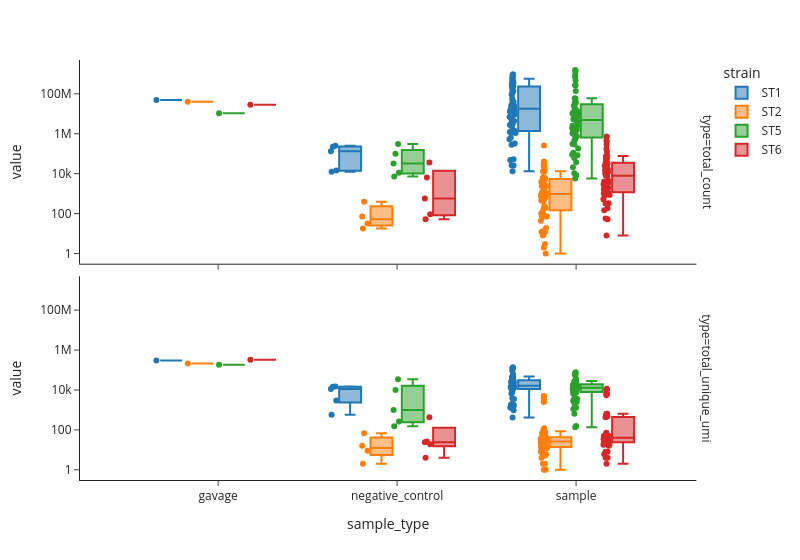

Notebook source saved alongside this figure:
### Code cell
df_gavage_strains = df_gavage_stack.groupby(['sample_type', 'sample', 'strain']).agg(**agg_dict)

df_gavage_strains = df_gavage_strains.reset_index()
df_gavage_strains = df_gavage_strains.set_index(['sample_type', 'sample','strain']).stack()
df_gavage_strains = df_gavage_strains.reset_index()
display(df_gavage_strains)
df_gavage_strains = df_gavage_strains.rename(columns = {'level_3':'type', 0:'value'})
df_gavage_strains 
df_plot = df_gavage_strains.loc[df_gavage_strains['value'] == 'total_unique_umi'].copy()

fig = px.box(df_gavage_strains,
             x = 'sample_type',
             y = 'value',
             color = 'strain',
             facet_row='type',
             hover_data = ['sample'],
             template = 'simple_white',
             points = 'all',
             log_y = True,
             width = 800
             )
#for i, facet in fig.facets

fig.show()
fig.write_image('P4C1T8-c1gavage_unique_umis.png', scale = 1)

### Figure 1 — Plotly figure (JSON) as saved in the notebook; plotly's stock layout.template omitted (floating-point values rounded to 4 significant figures)
{"data": [{"alignmentgroup": "True", "boxpoints": "all", "customdata": [["s1_gavage-DNA"], ["NTC_H3_NTC"], ["WATER_B3_WATER"], ["WATER_C6_WATER"], ["WATER_D2_WATER"], ["WATER_F9_WATER"], ["s100_SI-DNA"], ["s101_SI-DNA"], ["s102_SI-DNA"], ["s103_SI-DNA"], ["s104_SI-DNA"], ["s105_SI-DNA"], ["s106_SI-DNA"], ["s109_Cecum-DNA"], ["s110_Cecum-DNA"], ["s111_Cecum-DNA"], ["s112_Cecum-DNA"], ["s113_Cecum-DNA"], ["s114_Cecum-DNA"], ["s115_Cecum-DNA"], ["s116_Cecum-DNA"], ["s119_Pr.-Colon-DNA"], ["s120_Pr.-Colon-DNA"], ["s121_Pr.-Colon-DNA"], ["s122_Pr.-Colon-DNA"], ["s123_Pr.-Colon-DNA"], ["s124_Pr.-Colon-DNA"], ["s125_Pr.-Colon-DNA"], ["s126_Pr.-Colon-DNA"], ["s19_stool-DNA"], ["s20_stool-DNA"], ["s21_stool-DNA"], ["s22_stool-DNA"], ["s23_stool-DNA"], ["s24_stool-DNA"], ["s25_stool-DNA"], ["s26_stool-DNA"], ["s29_stool-DNA"], ["s30_stool-DNA"], ["s31_stool-DNA"], ["s32_stool-DNA"], ["s33_stool-DNA"], ["s34_stool-DNA"], ["s35_stool-DNA"], ["s36_stool-DNA"], ["s39_stool-DNA"], ["s40_stool-DNA"], ["s41_stool-DNA"], ["s42_stool-DNA"], ["s43_stool-DNA"], ["s44_stool-DNA"], ["s45_stool-DNA"], ["s46_stool-DNA"], ["s49_stool-DNA"], ["s50_stool-DNA"], ["s51_stool-DNA"], ["s52_stool-DNA"], ["s53_stool-DNA"], ["s54_stool-DNA"], ["s55_stool-DNA"], ["s56_stool-DNA"], ["s99_SI-DNA"]], "hovertemplate": "strain=ST1<br>type=total_count<br>sample_type=%{x}<br>value=%{y}<br>sample=%{customdata[0]}<extra></extra>", "legendgroup": "ST1", "marker": {"color": "#1F77B4"}, "name": "ST1", "notched": false, "offsetgroup": "ST1", "orientation": "v", "showlegend": true, "type": "box", "x": ["gavage", "negative_control", "negative_control", "negative_control", "negative_control", "negative_control", "sample", "sample", "sample", "sample", "sample", "sample", "sample", "sample", "sample", "sample", "sample", "sample", "sample", "sample", "sample", "sample", "sample", "sample", "sample", "sample", "sample", "sample", "sample", "sample", "sample", "sample", "sample", "sample", "sample", "sample", "sample", "sample", "sample", "sample", "sample", "sample", "sample", "sample", "sample", "sample", "sample", "sample", "sample", "sample", "sample", "sample", "sample", "sample", "sample", "sample", "sample", "sample", "sample", "sample", "sample", "sample"], "x0": " ", "xaxis": "x2", "y": [48590000.0, 220600.0, 14440.0, 134200.0, 250500.0, 12650.0, 523400.0, 1221000.0, 26620.0, 4843000.0, 322300.0, 27030000.0, 1286000.0, 629400000.0, 142900000.0, 369600000.0, 48390.0, 282100000.0, 8986000.0, 41310000.0, 253100000.0, 23200000.0, 3105000.0, 21450000.0, 1083000.0, 4345000.0, 57940000.0, 13330000.0, 854300000.0, 362300000.0, 285300.0, 2785000.0, 1114000.0, 52420.0, 13170.0, 2390000.0, 25940.0, 255400000.0, 18930000.0, 105500000.0, 7147000.0, 241000000.0, 1259000.0, 419000000.0, 628300.0, 946200000.0, 40220000.0, 13800000.0, 6333000.0, 282100000.0, 1460000.0, 697700000.0, 388600000.0, 220100000.0, 155900000.0, 27160000.0, 1533000.0, 566800000.0, 4063000.0, 17550000.0, 91930000.0, 18240000.0], "y0": " ", "yaxis": "y2"}, {"alignmentgroup": "True", "boxpoints": "all", "customdata": [["s1_gavage-DNA"], ["NTC_H3_NTC"], ["WATER_B3_WATER"], ["WATER_C6_WATER"], ["WATER_D2_WATER"], ["WATER_F9_WATER"], ["s100_SI-DNA"], ["s101_SI-DNA"], ["s102_SI-DNA"], ["s103_SI-DNA"], ["s104_SI-DNA"], ["s105_SI-DNA"], ["s106_SI-DNA"], ["s109_Cecum-DNA"], ["s110_Cecum-DNA"], ["s111_Cecum-DNA"], ["s112_Cecum-DNA"], ["s113_Cecum-DNA"], ["s114_Cecum-DNA"], ["s115_Cecum-DNA"], ["s116_Cecum-DNA"], ["s119_Pr.-Colon-DNA"], ["s120_Pr.-Colon-DNA"], ["s121_Pr.-Colon-DNA"], ["s122_Pr.-Colon-DNA"], ["s123_Pr.-Colon-DNA"], ["s124_Pr.-Colon-DNA"], ["s125_Pr.-Colon-DNA"], ["s126_Pr.-Colon-DNA"], ["s19_stool-DNA"], ["s20_stool-DNA"], ["s21_stool-DNA"], ["s22_stool-DNA"], ["s23_stool-DNA"], ["s24_stool-DNA"], ["s25_stool-DNA"], ["s26_stool-DNA"], ["s29_stool-DNA"], ["s30_stool-DNA"], ["s31_stool-DNA"], ["s32_stool-DNA"], ["s33_stool-DNA"], ["s34_stool-DNA"], ["s35_stool-DNA"], ["s36_stool-DNA"], ["s39_stool-DNA"], ["s40_stool-DNA"], ["s41_stool-DNA"], ["s42_stool-DNA"], ["s43_stool-DNA"], ["s44_stool-DNA"], ["s45_stool-DNA"], ["s46_stool-DNA"], ["s49_stool-DNA"], ["s50_stool-DNA"], ["s51_stool-DNA"], ["s52_stool-DNA"], ["s53_stool-DNA"], ["s54_stool-DNA"], ["s55_stool-DNA"], ["s56_stool-DNA"], ["s99_SI-DNA"]], "hovertemplate": "strain=ST1<br>type=total_unique_umi<br>sample_type=%{x}<br>value=%{y}<br>sample=%{customdata[0]}<extra></extra>", "legendgroup": "ST1", "marker": {"color": "#1F77B4"}, "name": "ST1", "notched": false, "offsetgroup": "ST1", "orientation": "v", "showlegend": false, "type": "box", "x": ["gavage", "negative_control", "negative_control", "negative_control", "negative_control", "negative_control", "sample", "sample", "sample", "sample", "sample", "sample", "sample", "sample", "sample", "sample", "sample", "sample", "sample", "sample", "sample", "sample", "sample", "sample", "sample", "sample", "sample", "sample", "sample", "sample", "sample", "sample", "sample", "sample", "sample", "sample", "sample", "sample", "sample", "sample", "sample", "sample", "sample", "sample", "sample", "sample", "sample", "sample", "sample", "sample", "sample", "sample", "sample", "sample", "sample", "sample", "sample", "sample", "sample", "sample", "sample", "sample"], "x0": " ", "xaxis": "x", "y": [298100.0, 11300.0, 2971.0, 14540.0, 15140.0, 575.0, 3869.0, 12130.0, 1522.0, 1960.0, 1235.0, 1805.0, 1742.0, 135800.0, 31680.0, 47410.0, 12140.0, 12820.0, 14030.0, 10490.0, 22660.0, 61020.0, 16910.0, 38820.0, 19270.0, 3515.0, 7754.0, 6643.0, 12240.0, 92460.0, 15560.0, 31530.0, 30200.0, 1364.0, 976.0, 13760.0, 420.0, 126900.0, 17590.0, 45200.0, 14530.0, 17180.0, 12520.0, 26370.0, 1310.0, 117500.0, 24950.0, 44310.0, 29230.0, 14170.0, 11690.0, 24140.0, 25930.0, 126800.0, 42750.0, 43700.0, 13040.0, 15860.0, 11680.0, 24260.0, 26130.0, 28550.0], "y0": " ", "yaxis": "y"}, {"alignmentgroup": "True", "boxpoints": "all", "customdata": [["s1_gavage-DNA"], ["NTC_H3_NTC"], ["WATER_B3_WATER"], ["WATER_C6_WATER"], ["WATER_D2_WATER"], ["s100_SI-DNA"], ["s101_SI-DNA"], ["s102_SI-DNA"], ["s103_SI-DNA"], ["s104_SI-DNA"], ["s105_SI-DNA"], ["s106_SI-DNA"], ["s109_Cecum-DNA"], ["s110_Cecum-DNA"], ["s111_Cecum-DNA"], ["s112_Cecum-DNA"], ["s113_Cecum-DNA"], ["s114_Cecum-DNA"], ["s115_Cecum-DNA"], ["s116_Cecum-DNA"], ["s119_Pr.-Colon-DNA"], ["s120_Pr.-Colon-DNA"], ["s121_Pr.-Colon-DNA"], ["s122_Pr.-Colon-DNA"], ["s123_Pr.-Colon-DNA"], ["s124_Pr.-Colon-DNA"], ["s125_Pr.-Colon-DNA"], ["s126_Pr.-Colon-DNA"], ["s19_stool-DNA"], ["s20_stool-DNA"], ["s21_stool-DNA"], ["s22_stool-DNA"], ["s23_stool-DNA"], ["s24_stool-DNA"], ["s25_stool-DNA"], ["s26_stool-DNA"], ["s29_stool-DNA"], ["s30_stool-DNA"], ["s31_stool-DNA"], ["s32_stool-DNA"], ["s33_stool-DNA"], ["s34_stool-DNA"], ["s35_stool-DNA"], ["s39_stool-DNA"], ["s40_stool-DNA"], ["s41_stool-DNA"], ["s42_stool-DNA"], ["s43_stool-DNA"], ["s44_stool-DNA"], ["s45_stool-DNA"], ["s46_stool-DNA"], ["s49_stool-DNA"], ["s50_stool-DNA"], ["s51_stool-DNA"], ["s52_stool-DNA"], ["s53_stool-DNA"], ["s54_stool-DNA"], ["s55_stool-DNA"], ["s56_stool-DNA"], ["s99_SI-DNA"]], "hovertemplate": "strain=ST2<br>type=total_count<br>sample_type=%{x}<br>value=%{y}<br>sample=%{customdata[0]}<extra></extra>", "legendgroup": "ST2", "marker": {"color": "#FF7F0E"}, "name": "ST2", "notched": false, "offsetgroup": "ST2", "orientation": "v", "showlegend": true, "type": "box", "x": ["gavage", "negative_control", "negative_control", "negative_control", "negative_control", "sample", "sample", "sample", "sample", "sample", "sample", "sample", "sample", "sample", "sample", "sample", "sample", "sample", "sample", "sample", "sample", "sample", "sample", "sample", "sample", "sample", "sample", "sample", "sample", "sample", "sample", "sample", "sample", "sample", "sample", "sample", "sample", "sample", "sample", "sample", "sample", "sample", "sample", "sample", "sample", "sample", "sample", "sample", "sample", "sample", "sample", "sample", "sample", "sample", "sample", "sample", "sample", "sample", "sample", "sample"], "x0": " ", "xaxis": "x2", "y": [40710000.0, 32.0, 389.0, 72.0, 18.0, 12.0, 135.0, 2.0, 730.0, 902.0, 196.0, 88.0, 24010.0, 12660.0, 5417.0, 1.0, 486.0, 1639.0, 12.0, 766.0, 15430.0, 63.0, 595.0, 459.0, 8.0, 646.0, 13.0, 2550.0, 254800.0, 21540.0, 3943.0, 40730.0, 433.0, 3.0, 28040.0, 793.0, 4820.0, 952.0, 5427.0, 2387.0, 641.0, 19.0, 6719.0, 30890.0, 2349.0, 1180.0, 13100.0, 5986.0, 102.0, 6142.0, 3875.0, 13270.0, 3331.0, 1155.0, 240.0, 1078.0, 71.0, 44.0, 186.0, 1056.0], "y0": " ", "yaxis": "y2"}, {"alignmentgroup": "True", "boxpoints": "all", "customdata": [["s1_gavage-DNA"], ["NTC_H3_NTC"], ["WATER_B3_WATER"], ["WATER_C6_WATER"], ["WATER_D2_WATER"], ["s100_SI-DNA"], ["s101_SI-DNA"], ["s102_SI-DNA"], ["s103_SI-DNA"], ["s104_SI-DNA"], ["s105_SI-DNA"], ["s106_SI-DNA"], ["s109_Cecum-DNA"], ["s110_Cecum-DNA"], ["s111_Cecum-DNA"], ["s112_Cecum-DNA"], ["s113_Cecum-DNA"], ["s114_Cecum-DNA"], ["s115_Cecum-DNA"], ["s116_Cecum-DNA"], ["s119_Pr.-Colon-DNA"], ["s120_Pr.-Colon-DNA"], ["s121_Pr.-Colon-DNA"], ["s122_Pr.-Colon-DNA"], ["s123_Pr.-Colon-DNA"], ["s124_Pr.-Colon-DNA"], ["s125_Pr.-Colon-DNA"], ["s126_Pr.-Colon-DNA"], ["s19_stool-DNA"], ["s20_stool-DNA"], ["s21_stool-DNA"], ["s22_stool-DNA"], ["s23_stool-DNA"], ["s24_stool-DNA"], ["s25_stool-DNA"], ["s26_stool-DNA"], ["s29_stool-DNA"], ["s30_stool-DNA"], ["s31_stool-DNA"], ["s32_stool-DNA"], ["s33_stool-DNA"], ["s34_stool-DNA"], ["s35_stool-DNA"], ["s39_stool-DNA"], ["s40_stool-DNA"], ["s41_stool-DNA"], ["s42_stool-DNA"], ["s43_stool-DNA"], ["s44_stool-DNA"], ["s45_stool-DNA"], ["s46_stool-DNA"], ["s49_stool-DNA"], ["s50_stool-DNA"], ["s51_stool-DNA"], ["s52_stool-DNA"], ["s53_stool-DNA"], ["s54_stool-DNA"], ["s55_stool-DNA"], ["s56_stool-DNA"], ["s99_SI-DNA"]], "hovertemplate": "strain=ST2<br>type=total_unique_umi<br>sample_type=%{x}<br>value=%{y}<br>sample=%{customdata[0]}<extra></extra>", "legendgroup": "ST2", "marker": {"color": "#FF7F0E"}, "name": "ST2", "notched": false, "offsetgroup": "ST2", "orientation": "v", "showlegend": false, "type": "box", "x": ["gavage", "negative_control", "negative_control", "negative_control", "negative_control", "sample", "sample", "sample", "sample", "sample", "sample", "sample", "sample", "sample", "sample", "sample", "sample", "sample", "sample", "sample", "sample", "sample", "sample", "sample", "sample", "sample", "sample", "sample", "sample", "sample", "sample", "sample", "sample", "sample", "sample", "sample", "sample", "sample", "sample", "sample", "sample", "sample", "sample", "sample", "sample", "sample", "sample", "sample", "sample", "sample", "sample", "sample", "sample", "sample", "sample", "sample", "sample", "sample", "sample", "sample"], "x0": " ", "xaxis": "x", "y": [214500.0, 16.0, 2.0, 67.0, 9.0, 8.0, 12.0, 2.0, 12.0, 1.0, 14.0, 15.0, 34.0, 14.0, 33.0, 1.0, 16.0, 29.0, 4.0, 33.0, 18.0, 15.0, 26.0, 32.0, 5.0, 16.0, 8.0, 41.0, 4912.0, 2746.0, 3866.0, 4935.0, 6.0, 2.0, 2467.0, 6.0, 37.0, 17.0, 30.0, 24.0, 27.0, 17.0, 44.0, 116.0, 74.0, 85.0, 96.0, 79.0, 64.0, 116.0, 112.0, 27.0, 26.0, 38.0, 14.0, 26.0, 16.0, 33.0, 24.0, 13.0], "y0": " ", "yaxis": "y"}, {"alignmentgroup": "True", "boxpoints": "all", "customdata": [["s2_gavage-DNA"], ["NTC_H3_NTC"], ["WATER_B3_WATER"], ["WATER_C6_WATER"], ["WATER_D2_WATER"], ["WATER_F9_WATER"], ["s100_SI-DNA"], ["s101_SI-DNA"], ["s102_SI-DNA"], ["s103_SI-DNA"], ["s104_SI-DNA"], ["s105_SI-DNA"], ["s106_SI-DNA"], ["s109_Cecum-DNA"], ["s110_Cecum-DNA"], ["s111_Cecum-DNA"], ["s112_Cecum-DNA"], ["s113_Cecum-DNA"], ["s114_Cecum-DNA"], ["s115_Cecum-DNA"], ["s116_Cecum-DNA"], ["s119_Pr.-Colon-DNA"], ["s120_Pr.-Colon-DNA"], ["s121_Pr.-Colon-DNA"], ["s122_Pr.-Colon-DNA"], ["s123_Pr.-Colon-DNA"], ["s124_Pr.-Colon-DNA"], ["s125_Pr.-Colon-DNA"], ["s126_Pr.-Colon-DNA"], ["s19_stool-DNA"], ["s20_stool-DNA"], ["s21_stool-DNA"], ["s22_stool-DNA"], ["s23_stool-DNA"], ["s24_stool-DNA"], ["s25_stool-DNA"], ["s26_stool-DNA"], ["s29_stool-DNA"], ["s30_stool-DNA"], ["s31_stool-DNA"], ["s32_stool-DNA"], ["s33_stool-DNA"], ["s34_stool-DNA"], ["s35_stool-DNA"], ["s36_stool-DNA"], ["s39_stool-DNA"], ["s40_stool-DNA"], ["s41_stool-DNA"], ["s42_stool-DNA"], ["s43_stool-DNA"], ["s44_stool-DNA"], ["s45_stool-DNA"], ["s46_stool-DNA"], ["s49_stool-DNA"], ["s50_stool-DNA"], ["s51_stool-DNA"], ["s52_stool-DNA"], ["s53_stool-DNA"], ["s54_stool-DNA"], ["s55_stool-DNA"], ["s56_stool-DNA"], ["s99_SI-DNA"]], "hovertemplate": "strain=ST5<br>type=total_count<br>sample_type=%{x}<br>value=%{y}<br>sample=%{customdata[0]}<extra></extra>", "legendgroup": "ST5", "marker": {"color": "#2CA02C"}, "name": "ST5", "notched": false, "offsetgroup": "ST5", "orientation": "v", "showlegend": true, "type": "box", "x": ["gavage", "negative_control", "negative_control", "negative_control", "negative_control", "negative_control", "sample", "sample", "sample", "sample", "sample", "sample", "sample", "sample", "sample", "sample", "sample", "sample", "sample", "sample", "sample", "sample", "sample", "sample", "sample", "sample", "sample", "sample", "sample", "sample", "sample", "sample", "sample", "sample", "sample", "sample", "sample", "sample", "sample", "sample", "sample", "sample", "sample", "sample", "sample", "sample", "sample", "sample", "sample", "sample", "sample", "sample", "sample", "sample", "sample", "sample", "sample", "sample", "sample", "sample", "sample", "sample"], "x0": " ", "xaxis": "x2", "y": [10610000.0, 11220.0, 31920.0, 98820.0, 310900.0, 7203.0, 4169000.0, 527900.0, 111600.0, 4516000.0, 1084000.0, 25370000.0, 289600.0, 19470000.0, 1511000000.0, 9953000.0, 5258000.0, 6064000.0, 57090000.0, 182100.0, 819500.0, 1584000.0, 35280000.0, 755800.0, 138600000.0, 83250.0, 476400000.0, 90030.0, 2511000.0, 870200.0, 59580000.0, 37760.0, 7127000.0, 8575.0, 10600.0, 14400000.0, 5732.0, 1363000.0, 697600000.0, 2545000.0, 1159000000.0, 9937000.0, 10080000.0, 1565000.0, 20710.0, 35480000.0, 270400000.0, 310000.0, 877700000.0, 11020000.0, 11120000.0, 1889000.0, 1600000.0, 8311000.0, 1531000000.0, 1070000.0, 268100000.0, 13220000.0, 37890000.0, 61870.0, 446600.0, 5281000.0], "y0": " ", "yaxis": "y2"}, {"alignmentgroup": "True", "boxpoints": "all", "customdata": [["s2_gavage-DNA"], ["NTC_H3_NTC"], ["WATER_B3_WATER"], ["WATER_C6_WATER"], ["WATER_D2_WATER"], ["WATER_F9_WATER"], ["s100_SI-DNA"], ["s101_SI-DNA"], ["s102_SI-DNA"], ["s103_SI-DNA"], ["s104_SI-DNA"], ["s105_SI-DNA"], ["s106_SI-DNA"], ["s109_Cecum-DNA"], ["s110_Cecum-DNA"], ["s111_Cecum-DNA"], ["s112_Cecum-DNA"], ["s113_Cecum-DNA"], ["s114_Cecum-DNA"], ["s115_Cecum-DNA"], ["s116_Cecum-DNA"], ["s119_Pr.-Colon-DNA"], ["s120_Pr.-Colon-DNA"], ["s121_Pr.-Colon-DNA"], ["s122_Pr.-Colon-DNA"], ["s123_Pr.-Colon-DNA"], ["s124_Pr.-Colon-DNA"], ["s125_Pr.-Colon-DNA"], ["s126_Pr.-Colon-DNA"], ["s19_stool-DNA"], ["s20_stool-DNA"], ["s21_stool-DNA"], ["s22_stool-DNA"], ["s23_stool-DNA"], ["s24_stool-DNA"], ["s25_stool-DNA"], ["s26_stool-DNA"], ["s29_stool-DNA"], ["s30_stool-DNA"], ["s31_stool-DNA"], ["s32_stool-DNA"], ["s33_stool-DNA"], ["s34_stool-DNA"], ["s35_stool-DNA"], ["s36_stool-DNA"], ["s39_stool-DNA"], ["s40_stool-DNA"], ["s41_stool-DNA"], ["s42_stool-DNA"], ["s43_stool-DNA"], ["s44_stool-DNA"], ["s45_stool-DNA"], ["s46_stool-DNA"], ["s49_stool-DNA"], ["s50_stool-DNA"], ["s51_stool-DNA"], ["s52_stool-DNA"], ["s53_stool-DNA"], ["s54_stool-DNA"], ["s55_stool-DNA"], ["s56_stool-DNA"], ["s99_SI-DNA"]], "hovertemplate": "strain=ST5<br>type=total_unique_umi<br>sample_type=%{x}<br>value=%{y}<br>sample=%{customdata[0]}<extra></extra>", "legendgroup": "ST5", "marker": {"color": "#2CA02C"}, "name": "ST5", "notched": false, "offsetgroup": "ST5", "orientation": "v", "showlegend": false, "type": "box", "x": ["gavage", "negative_control", "negative_control", "negative_control", "negative_control", "negative_control", "sample", "sample", "sample", "sample", "sample", "sample", "sample", "sample", "sample", "sample", "sample", "sample", "sample", "sample", "sample", "sample", "sample", "sample", "sample", "sample", "sample", "sample", "sample", "sample", "sample", "sample", "sample", "sample", "sample", "sample", "sample", "sample", "sample", "sample", "sample", "sample", "sample", "sample", "sample", "sample", "sample", "sample", "sample", "sample", "sample", "sample", "sample", "sample", "sample", "sample", "sample", "sample", "sample", "sample", "sample", "sample"], "x0": " ", "xaxis": "x", "y": [181200.0, 267.0, 983.0, 10050.0, 34080.0, 152.0, 23630.0, 7002.0, 3386.0, 8013.0, 640.0, 2049.0, 2517.0, 15550.0, 77600.0, 18050.0, 18120.0, 14040.0, 8902.0, 6550.0, 11700.0, 12940.0, 59640.0, 18870.0, 26550.0, 8199.0, 9156.0, 7826.0, 13050.0, 5695.0, 37170.0, 9123.0, 12140.0, 1299.0, 134.0, 3581.0, 158.0, 17750.0, 61610.0, 22050.0, 28310.0, 13530.0, 11230.0, 18000.0, 1106.0, 15340.0, 57600.0, 20060.0, 28050.0, 14890.0, 8196.0, 13100.0, 12590.0, 17540.0, 69160.0, 19560.0, 26960.0, 11040.0, 9179.0, 14440.0, 13880.0, 2871.0], "y0": " ", "yaxis": "y"}, {"alignmentgroup": "True", "boxpoints": "all", "customdata": [["s2_gavage-DNA"], ["NTC_H3_NTC"], ["WATER_B3_WATER"], ["WATER_C6_WATER"], ["WATER_D2_WATER"], ["WATER_F9_WATER"], ["s100_SI-DNA"], ["s101_SI-DNA"], ["s102_SI-DNA"], ["s103_SI-DNA"], ["s104_SI-DNA"], ["s105_SI-DNA"], ["s106_SI-DNA"], ["s109_Cecum-DNA"], ["s110_Cecum-DNA"], ["s111_Cecum-DNA"], ["s112_Cecum-DNA"], ["s113_Cecum-DNA"], ["s114_Cecum-DNA"], ["s115_Cecum-DNA"], ["s116_Cecum-DNA"], ["s119_Pr.-Colon-DNA"], ["s120_Pr.-Colon-DNA"], ["s121_Pr.-Colon-DNA"], ["s122_Pr.-Colon-DNA"], ["s123_Pr.-Colon-DNA"], ["s124_Pr.-Colon-DNA"], ["s125_Pr.-Colon-DNA"], ["s126_Pr.-Colon-DNA"], ["s19_stool-DNA"], ["s20_stool-DNA"], ["s21_stool-DNA"], ["s22_stool-DNA"], ["s23_stool-DNA"], ["s24_stool-DNA"], ["s25_stool-DNA"], ["s26_stool-DNA"], ["s29_stool-DNA"], ["s30_stool-DNA"], ["s31_stool-DNA"], ["s32_stool-DNA"], ["s33_stool-DNA"], ["s34_stool-DNA"], ["s35_stool-DNA"], ["s36_stool-DNA"], ["s39_stool-DNA"], ["s40_stool-DNA"], ["s41_stool-DNA"], ["s42_stool-DNA"], ["s43_stool-DNA"], ["s44_stool-DNA"], ["s45_stool-DNA"], ["s46_stool-DNA"], ["s49_stool-DNA"], ["s50_stool-DNA"], ["s51_stool-DNA"], ["s52_stool-DNA"], ["s53_stool-DNA"], ["s54_stool-DNA"], ["s55_stool-DNA"], ["s56_stool-DNA"], ["s99_SI-DNA"]], "hovertemplate": "strain=ST6<br>type=total_count<br>sample_type=%{x}<br>value=%{y}<br>sample=%{customdata[0]}<extra></extra>", "legendgroup": "ST6", "marker": {"color": "#D62728"}, "name": "ST6", "notched": false, "offsetgroup": "ST6", "orientation": "v", "showlegend": true, "type": "box", "x": ["gavage", "negative_control", "negative_control", "negative_control", "negative_control", "negative_control", "sample", "sample", "sample", "sample", "sample", "sample", "sample", "sample", "sample", "sample", "sample", "sample", "sample", "sample", "sample", "sample", "sample", "sample", "sample", "sample", "sample", "sample", "sample", "sample", "sample", "sample", "sample", "sample", "sample", "sample", "sample", "sample", "sample", "sample", "sample", "sample", "sample", "sample", "sample", "sample", "sample", "sample", "sample", "sample", "sample", "sample", "sample", "sample", "sample", "sample", "sample", "sample", "sample", "sample", "sample", "sample"], "x0": " ", "xaxis": "x2", "y": [28470000.0, 94.0, 6393.0, 52.0, 36140.0, 567.0, 8136.0, 76240.0, 8.0, 1799.0, 524.0, 331.0, 186.0, 25300.0, 30990.0, 29200.0, 1204.0, 10460.0, 2509.0, 4406.0, 15130.0, 22920.0, 147.0, 1043.0, 1070.0, 1184.0, 1787.0, 56.0, 34750.0, 3380.0, 61140.0, 52.0, 61240.0, 2964.0, 842.0, 51020.0, 322.0, 281300.0, 454600.0, 124100.0, 729000.0, 177700.0, 11290.0, 384600.0, 1978.0, 34780.0, 17270.0, 870.0, 77300.0, 1978.0, 844.0, 32440.0, 70620.0, 11100.0, 77930.0, 1658.0, 12250.0, 24320.0, 1705.0, 1176.0, 7383.0, 4107.0], "y0": " ", "yaxis": "y2"}, {"alignmentgroup": "True", "boxpoints": "all", "customdata": [["s2_gavage-DNA"], ["NTC_H3_NTC"], ["WATER_B3_WATER"], ["WATER_C6_WATER"], ["WATER_D2_WATER"], ["WATER_F9_WATER"], ["s100_SI-DNA"], ["s101_SI-DNA"], ["s102_SI-DNA"], ["s103_SI-DNA"], ["s104_SI-DNA"], ["s105_SI-DNA"], ["s106_SI-DNA"], ["s109_Cecum-DNA"], ["s110_Cecum-DNA"], ["s111_Cecum-DNA"], ["s112_Cecum-DNA"], ["s113_Cecum-DNA"], ["s114_Cecum-DNA"], ["s115_Cecum-DNA"], ["s116_Cecum-DNA"], ["s119_Pr.-Colon-DNA"], ["s120_Pr.-Colon-DNA"], ["s121_Pr.-Colon-DNA"], ["s122_Pr.-Colon-DNA"], ["s123_Pr.-Colon-DNA"], ["s124_Pr.-Colon-DNA"], ["s125_Pr.-Colon-DNA"], ["s126_Pr.-Colon-DNA"], ["s19_stool-DNA"], ["s20_stool-DNA"], ["s21_stool-DNA"], ["s22_stool-DNA"], ["s23_stool-DNA"], ["s24_stool-DNA"], ["s25_stool-DNA"], ["s26_stool-DNA"], ["s29_stool-DNA"], ["s30_stool-DNA"], ["s31_stool-DNA"], ["s32_stool-DNA"], ["s33_stool-DNA"], ["s34_stool-DNA"], ["s35_stool-DNA"], ["s36_stool-DNA"], ["s39_stool-DNA"], ["s40_stool-DNA"], ["s41_stool-DNA"], ["s42_stool-DNA"], ["s43_stool-DNA"], ["s44_stool-DNA"], ["s45_stool-DNA"], ["s46_stool-DNA"], ["s49_stool-DNA"], ["s50_stool-DNA"], ["s51_stool-DNA"], ["s52_stool-DNA"], ["s53_stool-DNA"], ["s54_stool-DNA"], ["s55_stool-DNA"], ["s56_stool-DNA"], ["s99_SI-DNA"]], "hovertemplate": "strain=ST6<br>type=total_unique_umi<br>sample_type=%{x}<br>value=%{y}<br>sample=%{customdata[0]}<extra></extra>", "legendgroup": "ST6", "marker": {"color": "#D62728"}, "name": "ST6", "notched": false, "offsetgroup": "ST6", "orientation": "v", "showlegend": false, "type": "box", "x": ["gavage", "negative_control", "negative_control", "negative_control", "negative_control", "negative_control", "sample", "sample", "sample", "sample", "sample", "sample", "sample", "sample", "sample", "sample", "sample", "sample", "sample", "sample", "sample", "sample", "sample", "sample", "sample", "sample", "sample", "sample", "sample", "sample", "sample", "sample", "sample", "sample", "sample", "sample", "sample", "sample", "sample", "sample", "sample", "sample", "sample", "sample", "sample", "sample", "sample", "sample", "sample", "sample", "sample", "sample", "sample", "sample", "sample", "sample", "sample", "sample", "sample", "sample", "sample", "sample"], "x0": " ", "xaxis": "x", "y": [326100.0, 26.0, 19.0, 24.0, 430.0, 4.0, 30.0, 35.0, 8.0, 23.0, 6.0, 28.0, 26.0, 53.0, 48.0, 71.0, 19.0, 40.0, 45.0, 40.0, 51.0, 22.0, 22.0, 35.0, 27.0, 8.0, 18.0, 19.0, 39.0, 40.0, 35.0, 34.0, 24.0, 4.0, 2.0, 16.0, 4.0, 10360.0, 6186.0, 10300.0, 6720.0, 7088.0, 5419.0, 11460.0, 24.0, 35.0, 49.0, 52.0, 52.0, 41.0, 32.0, 49.0, 54.0, 593.0, 508.0, 602.0, 513.0, 464.0, 424.0, 653.0, 641.0, 24.0], "y0": " ", "yaxis": "y"}], "layout": {"annotations": [{"font": {}, "showarrow": false, "text": "type=total_unique_umi", "textangle": 90, "x": 0.98, "xanchor": "left", "xref": "paper", "y": 0.2425, "yanchor": "middle", "yref": "paper"}, {"font": {}, "showarrow": false, "text": "type=total_count", "textangle": 90, "x": 0.98, "xanchor": "left", "xref": "paper", "y": 0.7575, "yanchor": "middle", "yref": "paper"}], "boxmode": "group", "legend": {"title": {"text": "strain"}, "tracegroupgap": 0}, "margin": {"t": 60}, "width": 800, "xaxis": {"anchor": "y", "domain": [0, 0.98], "title": {"text": "sample_type"}}, "xaxis2": {"anchor": "y2", "domain": [0, 0.98], "matches": "x", "showticklabels": false}, "yaxis": {"anchor": "x", "domain": [0, 0.485], "title": {"text": "value"}, "type": "log"}, "yaxis2": {"anchor": "x2", "domain": [0.515, 1], "matches": "y", "title": {"text": "value"}, "type": "log"}}}
